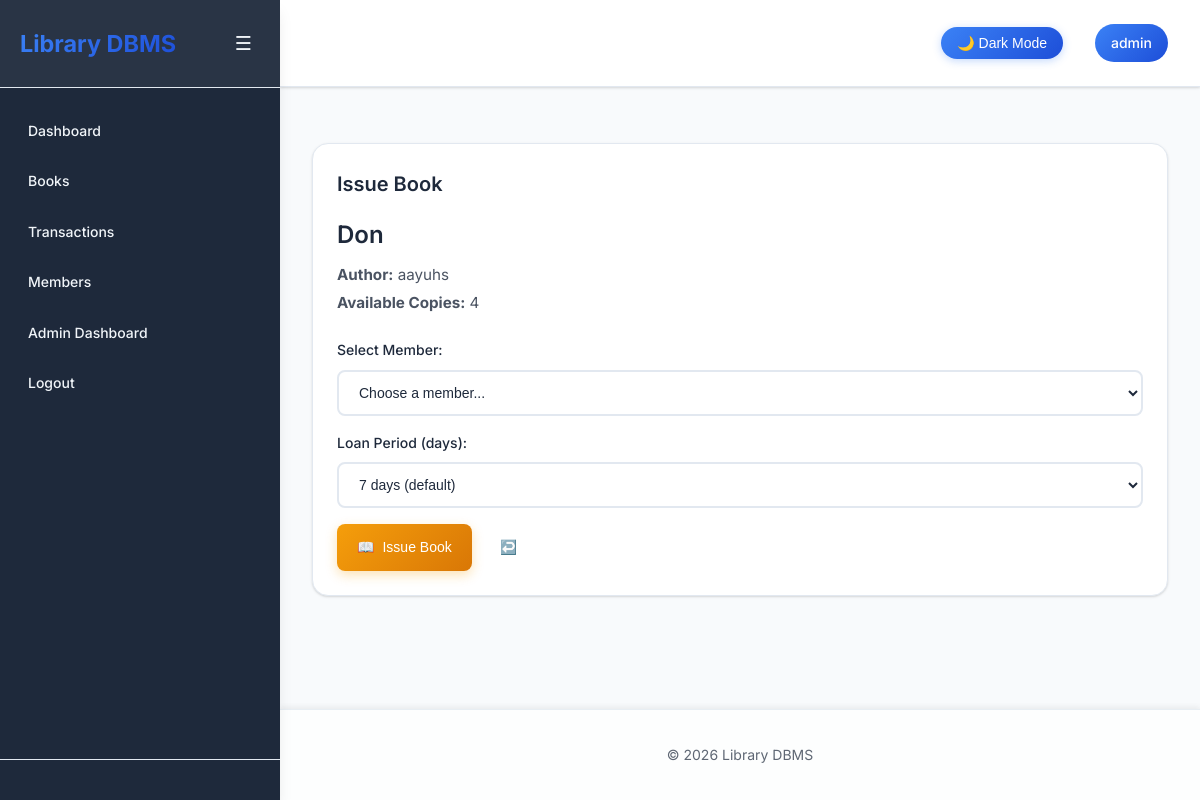
Screenshot of /books/issue/380 (signed in) with the database file from the repository.
### tables this page shows
CREATE TABLE books_new (
            book_id INTEGER PRIMARY KEY AUTOINCREMENT,
            title TEXT NOT NULL,
            author TEXT NOT NULL,
            total_copies INTEGER DEFAULT 1,
            available_copies INTEGER DEFAULT 1,
            created_at TIMESTAMP DEFAULT CURRENT_TIMESTAMP
        , publish_year INTEGER);

### app_sqlite.py (the view, shortened to what this page needs)
@app.route("/books/issue/<int:book_id>", methods=["GET", "POST"])
@login_required
@admin_required
def issue_book(book_id):
    conn = get_db_connection()
    cursor = conn.cursor()
    cursor.execute("SELECT * FROM books_new WHERE book_id = ?", (book_id,))
    book = cursor.fetchone()
    if not book:
        conn.close()
        flash("Book not found.", "danger")
        return redirect(url_for("books"))
    cursor.execute("SELECT member_id, name FROM members ORDER BY name")
    members = cursor.fetchall()
    conn.close()
    return render_template("issue_book.html", book=book, members=members)

### app_sqlite.py (called while the page is built)
def dict_factory(cursor, row):
    d = {}
    for idx, col in enumerate(cursor.description):
        value = row[idx]
        if col[0] in ['issue_date', 'due_date', 'return_date', 'created_at'] and value:
            try:
                if isinstance(value, str):
                    if 'T' in value:
                        value = datetime.fromisoformat(value.replace('Z', '+00:00'))
                    else:
                        value = datetime.fromisoformat(value)
            except (ValueError, TypeError):
                pass  # Keep as string if conversion fails
        d[col[0]] = value
    return d

def get_db_connection():
    conn = sqlite3.connect(DATABASE)
    conn.row_factory = dict_factory
    return conn

def login_required(f):
    @wraps(f)
    def inner(*args, **kwargs):
        if "username" not in session:
            return redirect(url_for("login"))
        return f(*args, **kwargs)
    return inner

def admin_required(f):
    @wraps(f)
    def inner(*args, **kwargs):
        if session.get("role") != "admin":
            flash("Admin access required!", "danger")
            return redirect(url_for("index"))
        return f(*args, **kwargs)
    return inner

### templates/issue_book.html (shortened to what this page needs)
{% extends "base.html" %}
{% block content %}
<div class="container mt-4">
    <div class="row justify-content-center">
        <div class="col-md-8">
            <div class="card">
                <div class="card-header">
                    <h3 class="mb-0">Issue Book</h3>
                </div>
                <div class="card-body">
                    <div class="book-info mb-4">
                        <h4>{{ book.title }}</h4>
                        <p class="text-muted"><strong>Author:</strong> {{ book.author }}</p>
                        <p class="text-muted"><strong>Available Copies:</strong> {{ book.available_copies }}</p>
                    </div>
                    {% if book.available_copies > 0 %}
                    <form method="POST" action="{{ url_for('issue_book', book_id=book.book_id) }}">
                        <div class="form-group mb-3">
                            <label for="member_id" class="form-label">Select Member:</label>
                            <select name="member_id" id="member_id" class="form-control" required>
                                <option value="">Choose a member...</option>
                            </select>
                        </div>
                        <div class="form-group mb-3">
                            <label for="due_days" class="form-label">Loan Period (days):</label>
                            <select name="due_days" id="due_days" class="form-control">
                                <option value="7">7 days (default)</option>
                            </select>
                        </div>
                        <div class="d-flex gap-2">
                            <button type="submit" class="btn btn-warning">
                                <span>📖</span> Issue Book
                            </button>
                            <a href="{{ url_for('books') }}" class="btn btn-secondary">
                                <span>↩️</span> Back to Books
                            </a>
                        </div>
                    </form>
                    {% endif %}
                </div>
            </div>
        </div>
    </div>
</div>
{% endblock %}

### static/style.css (style rules this page uses)
:root { --bg-color: #f8fafc; --text-color: #1e293b; --card-bg: #ffffff; --sidebar-bg: #1e293b; --sidebar-text: #f1f5f9; --btn-primary: #3b82f6; --btn-success: #10b981; --btn-danger: #ef4444; --btn-warning: #f59e0b; --border-color: #e2e8f0; --shadow: 0 1px 3px 0 rgba(0, 0, 0, 0.1), 0 1px 2px 0 rgba(0, 0, 0, 0.06); --shadow-lg: 0 10px 15px -3px rgba(0, 0, 0, 0.1), 0 4px 6px -2px rgba(0, 0, 0, 0.05); --gradient-primary: linear-gradient(135deg, #3b82f6 0%, #1d4ed8 100%); --gradient-success: linear-gradient(135deg, #10b981 0%, #059669 100%); --gradient-danger: linear-gradient(135deg, #ef4444 0%, #dc2626 100%); --gradient-warning: linear-gradient(135deg, #f59e0b 0%, #d97706 100%); }
* { box-sizing: border-box; }
body { font-family: 'Inter', -apple-system, BlinkMacSystemFont, 'Segoe UI', sans-serif; margin: 0; padding: 0; background: var(--bg-color); color: var(--text-color); transition: all 0.3s cubic-bezier(0.4, 0, 0.2, 1); line-height: 1.6; font-size: 14px; }
html { scroll-behavior: smooth; }
.card { background: var(--card-bg); padding: 24px; border-radius: 16px; box-shadow: var(--shadow); border: 1px solid var(--border-color); transition: all 0.3s cubic-bezier(0.4, 0, 0.2, 1); position: relative; overflow: hidden; }
.card::before { content: ''; position: absolute; top: 0; left: 0; right: 0; height: 4px; background: var(--gradient-primary); transform: scaleX(0); transition: transform 0.3s ease; }
.card h3 { margin: 0 0 16px 0; font-size: 1.25rem; font-weight: 600; color: var(--text-color); }
.card p { margin: 0; color: var(--text-color); opacity: 0.8; }
.btn { display: inline-flex; align-items: center; justify-content: center; gap: 8px; padding: 12px 20px; border: none; border-radius: 8px; cursor: pointer; color: white; text-decoration: none; font-weight: 500; font-size: 0.875rem; transition: all 0.3s cubic-bezier(0.4, 0, 0.2, 1); position: relative; overflow: hidden; min-width: 120px; }
.btn::before { content: ''; position: absolute; top: 0; left: -100%; width: 100%; height: 100%; background: linear-gradient(90deg, transparent, rgba(255,255,255,0.2), transparent); transition: left 0.5s; }
.btn-warning { background: var(--gradient-warning); box-shadow: 0 4px 12px rgba(245, 158, 11, 0.3); }
.form-group { margin-bottom: 20px; }
.form-control { width: 100%; padding: 12px 16px; border: 2px solid var(--border-color); border-radius: 8px; background: var(--card-bg); color: var(--text-color); font-size: 0.875rem; transition: all 0.3s ease; box-sizing: border-box; }
.form-control::placeholder { color: var(--text-color); opacity: 0.6; }
label { display: block; margin-bottom: 8px; font-weight: 500; color: var(--text-color); }
.text-muted { color: var(--text-color); opacity: 0.6; }
.mb-3 { margin-bottom: 1rem; }
.mb-4 { margin-bottom: 1.5rem; }
.mt-4 { margin-top: 1.5rem; }
.d-flex { display: flex; }
.gap-2 { gap: 0.5rem; }
.justify-content-center { justify-content: center; }
.book-info h4 { margin: 0 0 8px 0; color: var(--text-color); font-size: 1.5rem; font-weight: 600; }
.book-info p { margin: 4px 0; font-size: 0.95rem; }

### rows the page displays
books_new: title "Don", author "aayuhs", available_copies "4"

### other values shown
{{ session.get('username') }} "admin"
